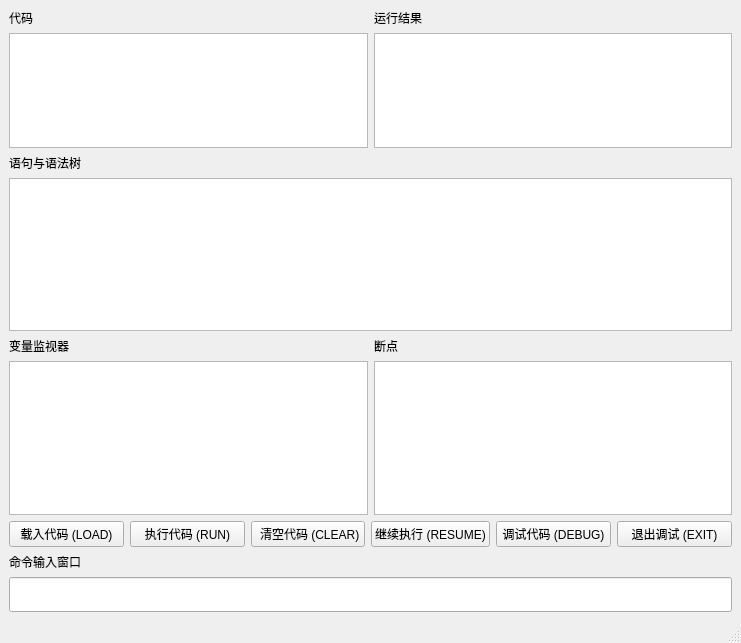
<?xml version="1.0" encoding="UTF-8"?>
<ui version="4.0">
 <class>MainWindow</class>
 <widget class="QMainWindow" name="MainWindow">
  <property name="geometry">
   <rect>
    <x>0</x>
    <y>0</y>
    <width>741</width>
    <height>643</height>
   </rect>
  </property>
  <property name="sizePolicy">
   <sizepolicy hsizetype="Preferred" vsizetype="Preferred">
    <horstretch>0</horstretch>
    <verstretch>0</verstretch>
   </sizepolicy>
  </property>
  <property name="windowTitle">
   <string>GuiBasic</string>
  </property>
  <widget class="QWidget" name="centralwidget">
   <property name="sizePolicy">
    <sizepolicy hsizetype="Expanding" vsizetype="Expanding">
     <horstretch>0</horstretch>
     <verstretch>0</verstretch>
    </sizepolicy>
   </property>
   <layout class="QHBoxLayout" name="horizontalLayout_3">
    <item>
     <layout class="QVBoxLayout" name="verticalLayout">
      <item>
       <layout class="QHBoxLayout" name="horizontalLayout">
        <item>
         <layout class="QVBoxLayout" name="verticalLayout_2">
          <item>
           <widget class="QLabel" name="labelCode">
            <property name="text">
             <string>代码</string>
            </property>
           </widget>
          </item>
          <item>
           <widget class="QTextBrowser" name="CodeDisplay">
            <property name="readOnly">
             <bool>true</bool>
            </property>
            <property name="html">
             <string>&lt;!DOCTYPE HTML PUBLIC &quot;-//W3C//DTD HTML 4.0//EN&quot; &quot;http://www.w3.org/TR/REC-html40/strict.dtd&quot;&gt;
&lt;html&gt;&lt;head&gt;&lt;meta name=&quot;qrichtext&quot; content=&quot;1&quot; /&gt;&lt;meta charset=&quot;utf-8&quot; /&gt;&lt;style type=&quot;text/css&quot;&gt;
p, li { white-space: pre-wrap; }
hr { height: 1px; border-width: 0; }
li.unchecked::marker { content: &quot;\2610&quot;; }
li.checked::marker { content: &quot;\2612&quot;; }
&lt;/style&gt;&lt;/head&gt;&lt;body style=&quot; font-family:'Microsoft YaHei UI'; font-size:9pt; font-weight:400; font-style:normal;&quot;&gt;
&lt;p style=&quot;-qt-paragraph-type:empty; margin-top:0px; margin-bottom:0px; margin-left:0px; margin-right:0px; -qt-block-indent:0; text-indent:0px;&quot;&gt;&lt;br /&gt;&lt;/p&gt;&lt;/body&gt;&lt;/html&gt;</string>
            </property>
           </widget>
          </item>
         </layout>
        </item>
        <item>
         <layout class="QVBoxLayout" name="verticalLayout_4">
          <item>
           <widget class="QLabel" name="labelOutput">
            <property name="text">
             <string>运行结果</string>
            </property>
           </widget>
          </item>
          <item>
           <widget class="QTextBrowser" name="textBrowser">
            <property name="html">
             <string>&lt;!DOCTYPE HTML PUBLIC &quot;-//W3C//DTD HTML 4.0//EN&quot; &quot;http://www.w3.org/TR/REC-html40/strict.dtd&quot;&gt;
&lt;html&gt;&lt;head&gt;&lt;meta name=&quot;qrichtext&quot; content=&quot;1&quot; /&gt;&lt;meta charset=&quot;utf-8&quot; /&gt;&lt;style type=&quot;text/css&quot;&gt;
p, li { white-space: pre-wrap; }
hr { height: 1px; border-width: 0; }
li.unchecked::marker { content: &quot;\2610&quot;; }
li.checked::marker { content: &quot;\2612&quot;; }
&lt;/style&gt;&lt;/head&gt;&lt;body style=&quot; font-family:'Microsoft YaHei UI'; font-size:9pt; font-weight:400; font-style:normal;&quot;&gt;
&lt;p style=&quot;-qt-paragraph-type:empty; margin-top:0px; margin-bottom:0px; margin-left:0px; margin-right:0px; -qt-block-indent:0; text-indent:0px;&quot;&gt;&lt;br /&gt;&lt;/p&gt;&lt;/body&gt;&lt;/html&gt;</string>
            </property>
           </widget>
          </item>
         </layout>
        </item>
       </layout>
      </item>
      <item>
       <layout class="QVBoxLayout" name="verticalLayout_3">
        <item>
         <widget class="QLabel" name="labelSyntaxTree">
          <property name="text">
           <string>语句与语法树</string>
          </property>
         </widget>
        </item>
        <item>
         <widget class="QTextBrowser" name="treeDisplay">
          <property name="html">
           <string>&lt;!DOCTYPE HTML PUBLIC &quot;-//W3C//DTD HTML 4.0//EN&quot; &quot;http://www.w3.org/TR/REC-html40/strict.dtd&quot;&gt;
&lt;html&gt;&lt;head&gt;&lt;meta name=&quot;qrichtext&quot; content=&quot;1&quot; /&gt;&lt;meta charset=&quot;utf-8&quot; /&gt;&lt;style type=&quot;text/css&quot;&gt;
p, li { white-space: pre-wrap; }
hr { height: 1px; border-width: 0; }
li.unchecked::marker { content: &quot;\2610&quot;; }
li.checked::marker { content: &quot;\2612&quot;; }
&lt;/style&gt;&lt;/head&gt;&lt;body style=&quot; font-family:'Microsoft YaHei UI'; font-size:9pt; font-weight:400; font-style:normal;&quot;&gt;
&lt;p style=&quot;-qt-paragraph-type:empty; margin-top:0px; margin-bottom:0px; margin-left:0px; margin-right:0px; -qt-block-indent:0; text-indent:0px;&quot;&gt;&lt;br /&gt;&lt;/p&gt;&lt;/body&gt;&lt;/html&gt;</string>
          </property>
          <property name="overwriteMode">
           <bool>false</bool>
          </property>
         </widget>
        </item>
        <item>
         <layout class="QHBoxLayout" name="layoutDebugger">
          <item>
           <layout class="QVBoxLayout" name="verticalLayout_8">
            <item>
             <widget class="QLabel" name="labelMonitor">
              <property name="text">
               <string>变量监视器</string>
              </property>
             </widget>
            </item>
            <item>
             <widget class="QTextBrowser" name="monitorDisplay">
              <property name="markdown">
               <string/>
              </property>
             </widget>
            </item>
           </layout>
          </item>
          <item>
           <layout class="QVBoxLayout" name="verticalLayout_7">
            <item>
             <widget class="QLabel" name="labelBreakPoints">
              <property name="text">
               <string>断点</string>
              </property>
             </widget>
            </item>
            <item>
             <widget class="QTextBrowser" name="breakPointsDisplay">
              <property name="markdown">
               <string/>
              </property>
             </widget>
            </item>
           </layout>
          </item>
         </layout>
        </item>
       </layout>
      </item>
      <item>
       <layout class="QHBoxLayout" name="horizontalLayout_2">
        <item>
         <widget class="QPushButton" name="btnLoadCode">
          <property name="text">
           <string>载入代码 (LOAD)</string>
          </property>
         </widget>
        </item>
        <item>
         <widget class="QPushButton" name="btnRunCode">
          <property name="text">
           <string>执行代码 (RUN)</string>
          </property>
         </widget>
        </item>
        <item>
         <widget class="QPushButton" name="btnClearCode">
          <property name="text">
           <string> 清空代码 (CLEAR)</string>
          </property>
         </widget>
        </item>
        <item>
         <widget class="QPushButton" name="btnDebugResume">
          <property name="enabled">
           <bool>true</bool>
          </property>
          <property name="text">
           <string>继续执行 (RESUME)</string>
          </property>
         </widget>
        </item>
        <item>
         <widget class="QPushButton" name="btnDebugMode">
          <property name="text">
           <string>调试代码 (DEBUG)</string>
          </property>
         </widget>
        </item>
        <item>
         <widget class="QPushButton" name="btnExitDebugMode">
          <property name="enabled">
           <bool>true</bool>
          </property>
          <property name="text">
           <string>退出调试 (EXIT)</string>
          </property>
         </widget>
        </item>
       </layout>
      </item>
      <item>
       <layout class="QVBoxLayout" name="verticalLayout_5">
        <item>
         <widget class="QLabel" name="labelCommand">
          <property name="text">
           <string>命令输入窗口</string>
          </property>
         </widget>
        </item>
        <item>
         <widget class="QLineEdit" name="cmdLineEdit">
          <property name="minimumSize">
           <size>
            <width>0</width>
            <height>35</height>
           </size>
          </property>
          <property name="sizeIncrement">
           <size>
            <width>0</width>
            <height>20</height>
           </size>
          </property>
          <property name="font">
           <font>
            <pointsize>16</pointsize>
           </font>
          </property>
         </widget>
        </item>
       </layout>
      </item>
     </layout>
    </item>
   </layout>
  </widget>
  <widget class="QMenuBar" name="menubar">
   <property name="geometry">
    <rect>
     <x>0</x>
     <y>0</y>
     <width>741</width>
     <height>33</height>
    </rect>
   </property>
  </widget>
  <widget class="QStatusBar" name="statusbar"/>
 </widget>
 <resources/>
 <connections/>
</ui>
